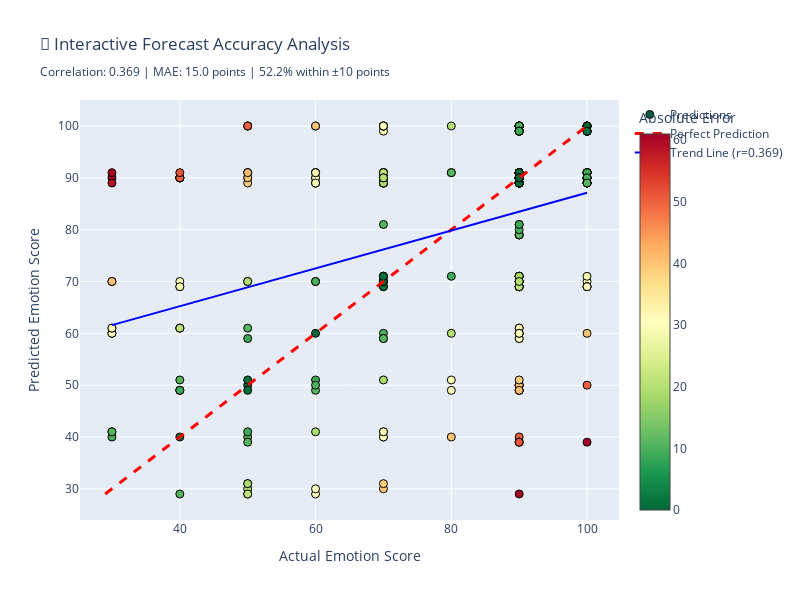

Write notebook code for a chart like this one.
### Code cell
# Create interactive correlation analysis with Plotly
import plotly.graph_objects as go
import plotly.express as px
from plotly.subplots import make_subplots

# Create interactive scatter plot
fig = go.Figure()

# Add scatter plot with hover information
fig.add_trace(go.Scatter(
    x=forecast_clean['actual_score'],
    y=forecast_clean['forecast_emotion_score'],
    mode='markers',
    marker=dict(
        size=8,
        color=forecast_clean['absolute_error'],
        colorscale='RdYlGn_r',
        showscale=True,
        colorbar=dict(title="Absolute Error"),
        line=dict(width=1, color='black')
    ),
    text=[f"Date: {row['date']}<br>Actual: {row['actual_score']}<br>Predicted: {row['forecast_emotion_score']}<br>Error: {row['absolute_error']:.1f}<br>Confidence: {row['forecast_confidence']}%" 
          for _, row in forecast_clean.iterrows()],
    hovertemplate='<b>%{text}</b><extra></extra>',
    name='Predictions'
))

# Add perfect prediction line
min_val = min(forecast_clean['actual_score'].min(), forecast_clean['forecast_emotion_score'].min())
max_val = max(forecast_clean['actual_score'].max(), forecast_clean['forecast_emotion_score'].max())
fig.add_trace(go.Scatter(
    x=[min_val, max_val],
    y=[min_val, max_val],
    mode='lines',
    line=dict(color='red', width=3, dash='dash'),
    name='Perfect Prediction',
    hovertemplate='Perfect Prediction Line<extra></extra>'
))

# Add trend line
z = np.polyfit(forecast_clean['actual_score'], forecast_clean['forecast_emotion_score'], 1)
p = np.poly1d(z)
trend_y = p(forecast_clean['actual_score'].sort_values())
fig.add_trace(go.Scatter(
    x=forecast_clean['actual_score'].sort_values(),
    y=trend_y,
    mode='lines',
    line=dict(color='blue', width=2),
    name=f'Trend Line (r={correlation:.3f})',
    hovertemplate=f'Trend Line<br>Correlation: {correlation:.3f}<extra></extra>'
))

fig.update_layout(
    title=f'🎯 Interactive Forecast Accuracy Analysis<br><sub>Correlation: {correlation:.3f} | MAE: {mae:.1f} points | {accurate_predictions/len(forecast_clean)*100:.1f}% within ±10 points</sub>',
    xaxis_title='Actual Emotion Score',
    yaxis_title='Predicted Emotion Score',
    width=800,
    height=600,
    hovermode='closest'
)

fig.show()

print("🎮 Interactive Features:")
print("• Hover over points to see detailed information")
print("• Color intensity shows prediction error magnitude") 
print("• Red dashed line = perfect prediction")
print("• Blue line = actual trend relationship")

### Figure 1 — Plotly figure (JSON) as saved in the notebook; plotly's stock layout.template omitted (floating-point values rounded to 4 significant figures; data arrays with more than 128 entries replaced by an {"elided": "..."} marker saying what was removed)
{"data": [{"hovertemplate": "<b>%{text}</b><extra></extra>", "marker": {"color": {"elided": "368 float values"}, "colorbar": {"title": {"text": "Absolute Error"}}, "colorscale": [[0, "rgb(0,104,55)"], [0.1, "rgb(26,152,80)"], [0.2, "rgb(102,189,99)"], [0.3, "rgb(166,217,106)"], [0.4, "rgb(217,239,139)"], [0.5, "rgb(255,255,191)"], [0.6, "rgb(254,224,139)"], [0.7, "rgb(253,174,97)"], [0.8, "rgb(244,109,67)"], [0.9, "rgb(215,48,39)"], [1, "rgb(165,0,38)"]], "line": {"color": "black", "width": 1}, "showscale": true, "size": 8}, "mode": "markers", "name": "Predictions", "text": {"elided": "368 str values"}, "type": "scatter", "x": {"elided": "368 int values"}, "y": {"elided": "368 float values"}}, {"hovertemplate": "Perfect Prediction Line<extra></extra>", "line": {"color": "red", "dash": "dash", "width": 3}, "mode": "lines", "name": "Perfect Prediction", "type": "scatter", "x": [29, 100], "y": [29, 100]}, {"hovertemplate": "Trend Line<br>Correlation: 0.369<extra></extra>", "line": {"color": "blue", "width": 2}, "mode": "lines", "name": "Trend Line (r=0.369)", "type": "scatter", "x": {"elided": "368 int values"}, "y": {"elided": "368 float values"}}], "layout": {"height": 600, "hovermode": "closest", "title": {"text": "🎯 Interactive Forecast Accuracy Analysis<br><sub>Correlation: 0.369 | MAE: 15.0 points | 52.2% within ±10 points</sub>"}, "width": 800, "xaxis": {"title": {"text": "Actual Emotion Score"}}, "yaxis": {"title": {"text": "Predicted Emotion Score"}}}}
